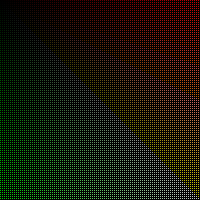
Frame 1 (no input)
Frame 60 (the mouse pressed at the canvas centre just before this capture): identical to frame 1, image omitted
Frame 120 (the mouse held since frame 60 and released just before this capture): identical to frame 1, image omitted

The Processing sketch that drew this single still picture (run headless with seeded random() and noise(); from frame 60 on, the mouse is pressed at the canvas centre):

// Processing sketch: sketch_200902f
// ── sketch_200902f.pde
void setup() {
  size(200, 200);
  background(0);
}

void draw() {
//让x坐标点实现“隔一个”的效果
  for (int x = 0; x < width; x+=2) {
//让y坐标点实现“隔一个”的效果
    for (int y = 0; y < height; y+=2) {
//把x,y的值送入坐标参数，同时也将它们的值当做颜色值传入
      set(x, y, color(x, y, x%(y+1)));
    }
  }
}
